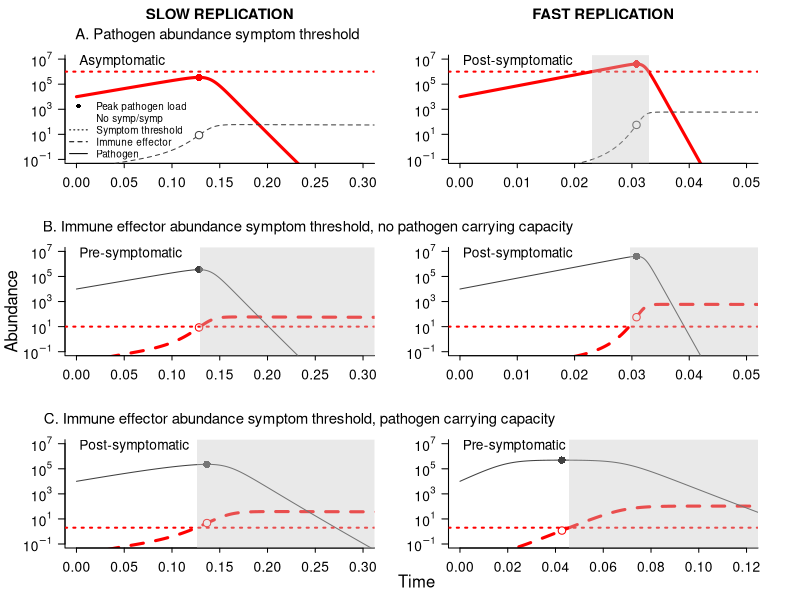
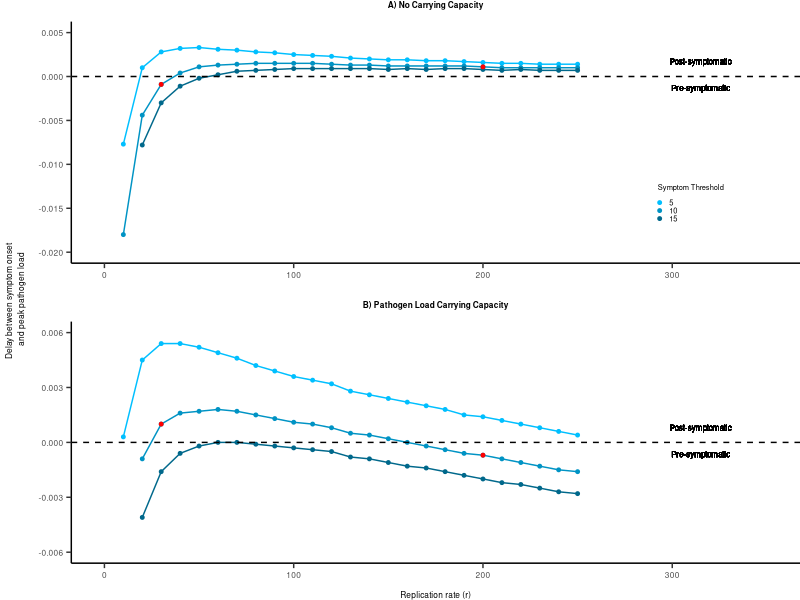
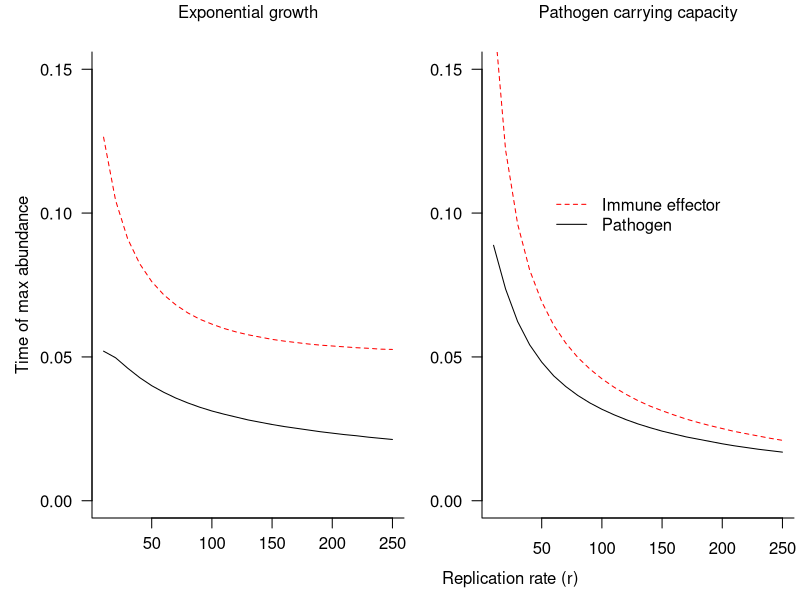

These charts were generated, in order, by the following R code:
## ---- chunk 1
knitr::opts_chunk$set(echo = TRUE, message = FALSE, warning = FALSE)
## ---- chunk 2
require(deSolve)
require(ggplot2)
require(gridExtra)
require(grid)
## ---- chunk 3
transmission.model <- function(t, x, params) {
  P <- x[1]
  X <- x[2]

  with(
    as.list(params),
    {
      dP <- r*P - k*X*P
      dX <- a - d*X + y*k*X*P
    
      res <- c(dP, dX)
      list(res)
    }
  ) 
}

transmission.model.cap <- function(t, x, params) {
  P <- x[1]
  X <- x[2]

  with(
    as.list(params),
    {
      dP <- r*P*(1 - P/(5*10^5)) - k*X*P
      dX <- a - d*X + y*k*X*P
    
      res <- c(dP, dX)
      list(res)
    }
  ) 
}
## ---- chunk 4
get.params <- function(k, r) {
  return(c(y=10^-4, k=k, r=r, a=1, d=.5))
}

desolve_function <- function(tstep, k, r, model, id) {
  time <- seq(0,2, by=tstep)
  params <- get.params(k, r)

  df <- data.frame(lsoda(c(P=id, X=0), time, model, 
                       params))
  
  if(any(df$P <= 0)){
    clearance <- min(which(df$P <= 0))
    df[clearance:length(time),] <- NA
  }
  
  df <- data.frame(time=time, 
                  pathogen=df$P, 
                  immune=df$X, 
                  k=k, r=r, dose=id)
  
  return(df)
}

## ---- chunk 5
peak.pathogenloadtime <- function(df) {
  peak.pl <- max(df$pathogen, na.rm=TRUE)
  return(df[which(df$pathogen==peak.pl),]$time)
}

symptom.onset <- function(df, s.compartment, thresh) {
  symptomatic <- df[which(df[s.compartment] >= thresh),]$time
  if(length(symptomatic) > 0) {
    return(min(symptomatic))
  } else {
    return(NA)
  }
}

symptom.end <- function(df, s.compartment, thresh) {
  symptomatic <- df[which(df[s.compartment] >= thresh),]$time
  if(length(symptomatic) > 0) {
    return(max(symptomatic))
  } else {
    return(NA)
  }
}

delay.calculation <- function(df, symp.thresh) {
  return(peak.pathogenloadtime(df) - symptom.onset(df, 'immune', symp.thresh))
}

## ---- chunk 6
plot.model.simulations <- function(symp.thresh, data, 
                                    cex, label,
                                    xlimlow, xlimhigh, s.compartment) {
  
  col <- 'red'
  
  time <- data$time
  path.load <- data$pathogen
  immune <- data$immune
  peak.load.time <- peak.pathogenloadtime(data)
  
  if (s.compartment == 'pathogen') {
    plot(time, path.load, col=col, xlab="", ylab="", xlim=c(xlimlow, xlimhigh), log='y',
         ylim=10^c(-1, 7), cex.lab=cex, cex.axis=cex, mgp=c(0, 1, 0), 
         yaxt='n', tck=-0.04, type="l", lwd=3, bty='l')
    lines(time, immune, col=gray(0.25), type="l", lty=2)
    points(peak.load.time, path.load[which(time==peak.load.time,)],
         cex=1.5, pch=16, col="red")
    points(peak.load.time, immune[which(time==peak.load.time,)],
         col=gray(0.25), cex=1.5, pch = 21, bg = "white")
    axis(2, cex.axis=cex, at=10^(seq(-1, 7, by=2)), 
     labels=c(expression(10^-1), 
              expression(10^1),
              expression(10^3),
              expression(10^5),
              expression(10^7)), las=2, mgp=c(0, 1, 0))
  } else {
    plot(time, immune, col=col, xlab="", ylab="", xlim=c(xlimlow, xlimhigh), log='y',
         ylim=10^c(-1,7), cex.lab=cex, cex.axis=cex, mgp=c(0, 1, 0), 
         yaxt='n', lty = 2, tck = -0.04, type="l", lwd=3, bty='l')
    lines(time, path.load, col=gray(0.25), type="l")
    points(peak.load.time, immune[which(time==peak.load.time,)],
         cex=1.5, pch = 21, col = "red", bg = "white")
    points(peak.load.time, path.load[which(time==peak.load.time,)],
         col=gray(0.25), pch=16, cex=1.5)
    axis(2, cex.axis=cex, at=10^(seq(-1, 7, by=2)), 
     labels=c(expression(10^-1), 
              expression(10^1),
              expression(10^3),
              expression(10^5),
              expression(10^7)), las=2, mgp=c(0, 1, 0))
  }
  
  abline(h=symp.thresh, lty=3, col=col, lwd=2)
  
  polygon(x=c(symptom.onset(data, 
                            s.compartment,
                            symp.thresh), 
              symptom.onset(data, 
                            s.compartment,
                            symp.thresh),
              symptom.end(data,
                          s.compartment,
                          symp.thresh),
              symptom.end(data,
                          s.compartment,
                          symp.thresh)), 
          y=10^c(-5, 10, 10, -5), 
          col=rgb(200, 200, 200, alpha=100,
                  maxColorValue=255),
          border = NA)
  
  text(0.01 * (xlimhigh - xlimlow) + xlimlow, 10^(.85 * (8)) + 10^-1, 
       labels=label, cex=cex, adj=0)
}

data.lowreplication.nocap <- desolve_function(tstep=10^-4, 
                            k=3.5, r=30, model=transmission.model, id=10^4)
data.highreplication.nocap <- desolve_function(tstep=10^-4, 
                             k=3.5, r=200, model=transmission.model, id=10^4) 

data.lowreplication.cap <- desolve_function(tstep=10^-4, 
                            k=3.5, r=30, model=transmission.model.cap, id=10^4)
data.highreplication.cap <- desolve_function(tstep=10^-4, 
                             k=3.5, r=200, model=transmission.model.cap, id=10^4) 

path.symp.thresh <- 10^6
immune.sympthresh <- 10
immune.pathcap.sympthresh <- 2
cex <- 1.25
cex_labels <- 0.9

{
  par(mfrow=c(3, 2), oma=c(0, 2.5, 1.75, 0), mai=c(0.52, 0.32, 0.32, 0.42))
    
  plot.model.simulations(symp.thresh = path.symp.thresh,
                         data = data.lowreplication.nocap, 
                         cex = cex, 
                         label = "Asymptomatic", 
                         xlimlow = 0, xlimhigh = 0.3, 
                         s.compartment = 'pathogen')
  
  legend(-0.01, 10^4.2, legend=c('Peak pathogen load', 
                             'No symp/symp',
                             'Symptom threshold',
                             'Immune effector', 
                             'Pathogen'
                           ), 
         lty=c(NA, NA, 3, 2, 1), pch=c(16, NA, NA, NA, NA), bty="n",
         xpd=TRUE, cex=0.9)
  
  mtext(text="SLOW REPLICATION", font=2, side=3, line=2.5, cex=cex_labels)
  
  mtext(text="A. Pathogen abundance symptom threshold", side=3, line=1, 
        cex=cex_labels, adj=0.4)
  
  plot.model.simulations(symp.thresh = path.symp.thresh, 
                         data = data.highreplication.nocap, 
                         cex = cex, 
                         label = "Post-symptomatic", 
                         xlimlow = 0, xlimhigh = 0.05, 
                         s.compartment = 'pathogen')
  
  mtext(text="FAST REPLICATION", font=2, side=3, line=2.5, cex=cex_labels)
  
  plot.model.simulations(symp.thresh = immune.sympthresh, 
                         data = data.lowreplication.nocap, 
                         cex = cex, 
                         label = "Pre-symptomatic", 
                         xlimlow = 0, xlimhigh = 0.3, 
                         s.compartment = 'immune')
  
  mtext(text="B. Immune effector abundance symptom threshold, no pathogen carrying capacity", 
        side=3, line=1, cex=cex_labels, adj=0.1)
  
  plot.model.simulations(symp.thresh = immune.sympthresh, 
                         data = data.highreplication.nocap, 
                         cex = cex, 
                         label = "Post-symptomatic", 
                         xlimlow = 0, xlimhigh = 0.05, 
                         s.compartment = 'immune')
  
  plot.model.simulations(symp.thresh = immune.pathcap.sympthresh, 
                         data = data.lowreplication.cap, 
                         cex = cex, 
                         label = "Post-symptomatic",
                         xlimlow = 0, xlimhigh = 0.3, 
                         s.compartment = 'immune')
  
  mtext(text="C. Immune effector abundance symptom threshold, pathogen carrying capacity", 
        side=3, line=1, cex=cex_labels, adj=0.105)
  
  plot.model.simulations(symp.thresh = immune.pathcap.sympthresh, 
                         data = data.highreplication.cap, 
                         cex = cex, 
                         label = "Pre-symptomatic", 
                         xlimlow = 0, xlimhigh = 0.12, 
                         s.compartment = 'immune')
  
  mtext("Time", side=1, line=-1.75, outer=TRUE, adj=0.5)
  mtext("Abundance", side=2, line=1, outer=TRUE)
}
## ---- chunk 7
get.delays.df <- function(data, param.vals, symp.thresh, var_name) {
  delays.df <- data.frame(placeholder_name=integer(), 
                          delay.symponset.peakload=integer())
  
  names(delays.df)[names(delays.df) == "placeholder_name"] <- var_name
  
  for (v in param.vals) {
    df <- data[data[var_name]==v,]
    delay.symponset.peakload <- delay.calculation(df, symp.thresh)
    dftoadd <- data.frame(v, delay.symponset.peakload)
    names(dftoadd)= c(var_name, "delay.symponset.peakload")
    delays.df <- rbind(delays.df, dftoadd)
  }
  
  delays.df$symp.thresh = symp.thresh
  
  return(delays.df)
}

r_vals <- seq(10, 250, by=10)

varyingr.nocap <- data.frame(k= 3.5, r=r_vals, dose=10^5)
varyingr.nocap <- do.call(rbind, mapply(desolve_function, 
                                  tstep=10^-4, 
                                  k=varyingr.nocap$k, 
                                  r=varyingr.nocap$r, 
                                  id=varyingr.nocap$dose,                                  
                                  MoreArgs=list(model=transmission.model),
                                  SIMPLIFY = FALSE))

varyingr.cap <- data.frame(k= 7, r=r_vals, dose=10^5)
varyingr.cap <- do.call(rbind, mapply(desolve_function, 
                                  tstep=10^-4, 
                                  k=varyingr.cap$k, 
                                  r=varyingr.cap$r, 
                                  id=varyingr.cap$dose,                                  
                                  MoreArgs=list(model=transmission.model.cap),
                                  SIMPLIFY = FALSE))

delays.byr.lowsympthresh.nocap <- get.delays.df(data=varyingr.nocap, 
                                          param.vals=r_vals,
                                          symp.thresh=5, 
                                          var_name="r")

delays.byr.medsympthresh.nocap <- get.delays.df(data=varyingr.nocap, 
                                          param.vals=r_vals,
                                          symp.thresh=10, 
                                          var_name="r")

delays.byr.highsympthresh.nocap <- get.delays.df(data=varyingr.nocap, 
                                          param.vals=r_vals,
                                          symp.thresh=15, 
                                          var_name="r")

delays.byr.lowsympthresh.cap <- get.delays.df(data=varyingr.cap, 
                                          param.vals=r_vals,
                                          symp.thresh=1, 
                                          var_name="r")

delays.byr.medsympthresh.cap <- get.delays.df(data=varyingr.cap, 
                                          param.vals=r_vals,
                                          symp.thresh=2, 
                                          var_name="r")

delays.byr.highsympthresh.cap <- get.delays.df(data=varyingr.cap, 
                                          param.vals=r_vals,
                                          symp.thresh=3, 
                                          var_name="r")

plot.varyingr <- function(delaysbyr1, delaysbyr2, delaysbyr3, size, ylow, yhigh,
                          xlow, xhigh) {
  highlighted_points <- delaysbyr2[delaysbyr2$r==30 | delaysbyr2$r==200,]
  
  return(ggplot(delaysbyr1, aes(x=r, y=delay.symponset.peakload, 
                         color = as.character(symp.thresh))) + theme_classic() +
    theme(
          plot.title = element_text(hjust = 0.5, vjust = 3, size=size,
                                    face="bold"), 
          plot.margin = unit(c(0.05, 0, 0, -0.05),"in"),
          axis.title.y = element_text(margin = margin(r=4), size=size),
          axis.title.x = element_text(margin = margin(t=8), size=size),
          axis.text.x = element_text(size=size, margin = margin(t=2)),
          axis.text.y = element_text(size=size, margin = margin(r=2)),
          axis.ticks.length=unit(0.05, "in"),
          legend.key.size = unit(0.001, "in"),
          legend.text = element_text(size=size * .9),
          legend.title = element_text(size=size * .9),
          legend.position = c(0.85, 0.25)) +
      ylim(ylow, yhigh) + 
    xlim(xlow, xhigh) +
  geom_point(size=1) + 
    geom_line() + geom_point(data=delaysbyr2, size=1) + 
    geom_line(data=delaysbyr2) + geom_point(data=delaysbyr3, size=1) +
    geom_line(data=delaysbyr3) +
  geom_hline(yintercept=0, linetype="dashed", color="black") +
    geom_point(data=highlighted_points, aes(x=r, y=delay.symponset.peakload), color="red", size=1)) 
}

cols <- colorRampPalette(c("deepskyblue", "deepskyblue4"))
cols <- cols(3)

plot.varyingr.nocap <- plot.varyingr(delays.byr.lowsympthresh.nocap, 
              delays.byr.medsympthresh.nocap, 
              delays.byr.highsympthresh.nocap, 
              size=6, 
              ylow=-.02, 
              yhigh=.005, 
              xlow=0, 
              xhigh=350) + 
  ggtitle("A) No Carrying Capacity") + 
  xlab("") +
  ylab("") +
  geom_text(aes(x=315, y=-0.0013, label = "Pre-symptomatic"),
                color="black", size=2) +
  geom_text(aes(x=315, y=0.0017, label = "Post-symptomatic"),
                color="black", size=2) +
  scale_color_manual(name="Symptom Threshold", values = c("5"= cols[1], 
                                                          "10"= cols[2], 
                                                          "15"= cols[3]),
                     limits=c("5", "10", "15"))
  

plot.varyingr.cap <- plot.varyingr(delays.byr.lowsympthresh.cap,
              delays.byr.medsympthresh.cap, 
              delays.byr.highsympthresh.cap, 
              size=6, 
              ylow=-.006, 
              yhigh=.006, 
              xlow=0, 
              xhigh=350) + 
  ggtitle("B) Pathogen Load Carrying Capacity") +
  xlab("Replication rate (r)") + 
  ylab("") +
  geom_text(aes(x=315, y=-0.00065, label = "Pre-symptomatic"),
                color="black", size=2) +
  geom_text(aes(x=315, y=0.0008, label = "Post-symptomatic"),
                color="black", size=2) + 
  scale_color_manual(name="Symptom Threshold", values = c("1"= cols[1], 
                                                          "2"= cols[2], 
                                                          "3"= cols[3])) +
  theme(legend.position="none")

grid.arrange(plot.varyingr.nocap, plot.varyingr.cap, nrow=2, 
             left=textGrob("Delay between symptom onset \n and peak pathogen load",
             gp = gpar(fontsize = 6),
             rot=90))
## ---- chunk 8
peak.immunetime <- function(df) {
  peak.immune <- max(df$immune, na.rm=TRUE)
  return(df[which(df$immune==peak.immune),]$time)
}

get.peaktimes.df <- function(data) {
  peaktimes.df <- data.frame()
  
  for (r in r_vals) {
    df <- data[data$r==r,]
    pathogen.peaktime <- peak.pathogenloadtime(df)
    immune.peaktime <- peak.immunetime(df)
    dftoadd <- data.frame(r, pathogen.peaktime, immune.peaktime)
    peaktimes.df <- rbind(peaktimes.df, dftoadd)
  }
  
  return(peaktimes.df)
}

peaktimes.cap <- get.peaktimes.df(varyingr.cap)
peaktimes.nocap <- get.peaktimes.df(varyingr.nocap)

{
  par(mfrow=c(1, 2), mai=c(0.82, 0.72, 0.52, 0.06), oma=c(0, 1, 0, 0))
  
  plot(pathogen.peaktime ~ r, data=peaktimes.cap, ylim=c(0, 0.15), type="l",
       xlab="", ylab="", yaxt="n", bty="l", 
       mgp=c(2.25, 0.75, 0))
  axis(2, las=2)
  mtext("Time of max abundance", 2, line=3)
  lines(immune.peaktime ~ r, data=peaktimes.cap, col="red", lty=2)
  
  mtext("Exponential growth", side=3, line=1.5)
  
  mtext("Replication rate (r)", side=1, line=2.5, adj=2)
  
  plot(pathogen.peaktime ~ r, data=peaktimes.nocap, ylim=c(0, 0.15), type="l",
       xlab="", ylab="", yaxt="n", bty="l")
  axis(2, las=2)
  lines(immune.peaktime ~ r, data=peaktimes.nocap, col="red", lty=2)
  
  mtext("Pathogen carrying capacity", side=3, line=1.5)
  
  legend(50, 0.11, legend=c('Immune effector',
                             'Pathogen'), 
         lty=c(2, 1), col=c("red", "black"), bty="n")
}
